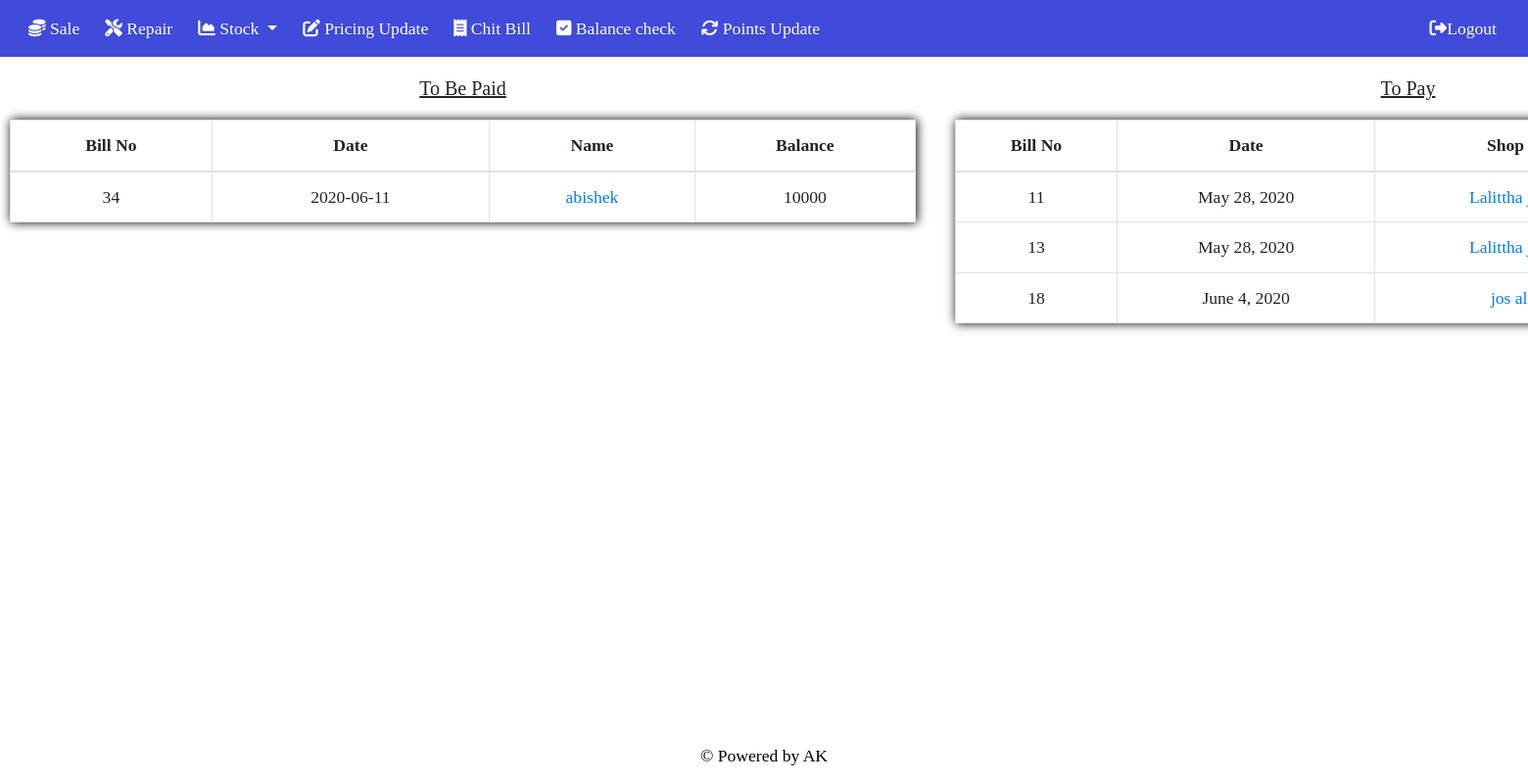
The page /shop/BalanceCheck/ (signed in) on the database its author committed.
### Myapp/models.py (models this page shows, shortened)
class BillingPayment(models.Model):
    user = models.ForeignKey(BillingItems,on_delete=models.CASCADE,null=True,blank=True)
    Cash = models.CharField(max_length=64,default="0")
    Card = models.CharField(max_length=64,default="xxxx")
    Card_Holder = models.CharField(max_length=64,default="xxxx")
    Card_Amount = models.CharField(max_length=64,default="0")
    Online_Transfer_UPI = models.CharField(max_length=64,default="xxxx")
    Online_Amount = models.CharField(max_length=64,default="0")
    Chit_No = models.CharField(max_length=16,default="0")
    Chit_Amount = models.CharField(max_length=64,default="0")
    GST_Tax = models.CharField(max_length=32,default="0.0",null=True,blank=True)
    CGST_Tax = models.CharField(max_length=32,default="0.0",null=True,blank=True)
    SGST_Tax = models.CharField(max_length=32,default="0.0",null=True,blank=True)
    IGST_Tax = models.CharField(max_length=32,default="0.0",null=True,blank=True)
    Balance = models.CharField(max_length=32,default="0",null=True,blank=True)
    Discount = models.CharField(max_length=8,default="0",null=True,blank=True)
    Advance = models.CharField(max_length=32,default="0",null=True,blank=True)
    Paid = models.CharField(max_length=16,default=0,null = True, blank= True)
    Total = models.CharField(max_length=64,default="0",null=True,blank=True)

class BillingItems(models.Model):
    user = models.ForeignKey(ShopCustomers,on_delete=models.PROTECT)
    Bill_No = models.CharField(max_length=1024,default="")
    Item_id = models.CharField(max_length=2048,default="[]",null=True,blank=True)
    Making_Charge = models.CharField(max_length=2048,default="[]",null=True,blank=True)
    Wastage = models.CharField(max_length=2048,default="[]",null=True,blank=True)
    Item_type = models.CharField(max_length=2048,default="[]",null=True,blank=True)
    Date = models.CharField(default = "",max_length=16)
    Total = models.CharField(max_length=2048,default="[]")
    Total_Amount_PreBill = models.CharField(max_length=64,default="0")

class ShopCustomers(models.Model):
    Name = models.CharField(max_length=64)
    PhoneNumber = models.CharField(max_length=15,unique=True,help_text="Phone Number")

class StockPaid(models.Model):
    Dealer = models.ForeignKey(StockAdd,on_delete=models.CASCADE,null = True, blank = True)
    Payment_Mode = models.CharField(choices=Payment_choices,max_length=16,default="Cash")
    Payment = models.CharField(max_length=1024,default="[]")
    Amount_Paid = models.CharField(max_length=1024,default="[]")
    Date_Paid = models.CharField(max_length=1024,default="[]")
    TotalBalance = models.CharField(max_length=16,default="0")

class StockAdd(models.Model):
    Stock_No = models.CharField(max_length=512,default="")
    Dealer_Name = models.CharField(max_length=32,default="")
    Metal_Type = models.CharField(choices=Item_Type,max_length=16,default="Gold")
    Nature = models.CharField(choices=Weight_choice,max_length=8,default="916")
    Weight = models.CharField(max_length=128,default="")
    Amount = models.CharField(max_length=32,default="")
    Date = models.DateField(default=date.today().strftime("%Y-%m-%d"))

### Myapp/views.py (the view)
# urls.py: url(r'^BalanceCheck/(?P<pk_ToBepaid>\d+)/To_Be_Paid/$',views.BalanceToBePaid,name="BalanceToBePaid"),
@login_required
def BalanceCheck(request):
    To_Be_Paid = models.BillingPayment.objects.all()
    To_Pay = models.StockPaid.objects.all()
    return render(request,"BalanceCheck/balance.html",{"d1":To_Be_Paid,"d2":To_Pay})

### Myapp/templates/BalanceCheck/balance.html (shortened to what this page needs)
{% extends "FirstApp/base.html" %}
{% block body-block %}
<div class="content" style="width: 1900px;">
    <div class="row">
        <div class="col-6">
            <div class="ToBePaidcontent">
                <div class="ToBePaidhead" style="text-align: center;">
                    <h5><u>To Be Paid</u></h5>
                </div>
                <div class="ToBePaidbody">
                    <table class="table table-bordered">
                        <thead>
                            <tr>
                                <th>Bill No</th>
                                <th>Date</th>
                                <th>Name</th>
                                <th>Balance</th>
                            </tr>
                        </thead>
                        <tbody>
                            {% for data in d1 %}
                                {% if data.Balance != "0" %}
                                    <tr>
                                        <td>{{data.user.Bill_No}}</td>
                                        <td>{{data.user.Date}}</td>
                                        <td><a href="{{data.user.Bill_No}}/To_Be_Paid">{{data.user.user.Name}}</a></td>
                                        <td>{{data.Balance}}</td>
                                    </tr>
                                {% endif %}
                            {% endfor %}
                        </tbody>
                    </table>
                </div>
            </div>
        </div>
        <div class="col-6">
            <div class="ToPaycontent">
                <div class="ToPayhead">
                    <h5><u>To Pay</u></h5>
                </div>
                <div class="ToPaybody">
                    <table class="table table-bordered">
                        <thead>
                            <tr>
                                <th>Bill No</th>
                                <th>Date</th>
                                <th>Shop Name</th>
                            </tr>
                        </thead>
                        <tbody>
                            {% for data in d2 %}
                                {% if data.TotalBalance != "0" %}
                                    <tr>
                                        <td>{{data.Dealer.Stock_No}}</td>
                                        <td>{{data.Dealer.Date}}</td>
                                        <td><a href="{{data.Dealer.id}}/ToPay">{{data.Dealer.Dealer_Name}}</a></td>
                                    </tr>
                                {% endif %}
                            {% endfor %}
                        </tbody>
                    </table>
                </div>
            </div>
        </div>
    </div>
</div>
{% endblock %}

### Myapp/templates/FirstApp/base.html (shortened to what this page needs)
{% load static %}
<!DOCTYPE html>
<html lang="en">
<head>
    <link rel="stylesheet" href="https://stackpath.bootstrapcdn.com/bootstrap/4.4.1/css/bootstrap.min.css">
  </head>
<body>
    <nav class="navbar navbar-expand-lg navbar-light" style="background-color:#404adb;">
        {% if user.is_authenticated %}
          <div class="collapse navbar-collapse" id="navbarNav">
            <ul class="navbar-nav">
              <li class="nav-item">
                <a class="nav-link" href="{% url 'jewel:Sale' %}" style="color: white;"><i class="fas fa-coins"></i> Sale</a>
              </li>
              <li class="nav-item">
                <a class="nav-link" href="{% url 'jewel:Repair' %}" style="color: white;"><i class="fas fa-tools"></i> Repair</a>
              </li>
              <li class="nav-item dropdown">
                  <a class="nav-link dropdown-toggle" href="#" id="navbarDropdown" role="button" data-toggle="dropdown" aria-haspopup="true" aria-expanded="false" style="color: white;">
                    <i class="fas fa-chart-area"></i> Stock
                  </a>
              </li>
              <li class="nav-item">
                  <a class="nav-link" href="{% url 'jewel:MP' %}" style="color: white;"><i class="fas fa-edit"></i> Pricing Update</a>
                </li>
              <li class="nav-item">
                <a class="nav-link" href="{% url 'jewel:ChitBillHome' %}" style="color: white;"><i class="fas fa-receipt"></i> Chit Bill</a>
              </li>
              <li class="nav-item">
                <a class="nav-link" href="{% url 'jewel:Balance' %}" style="color: white;"><i class="fas fa-check-square"></i> Balance check</a>
              </li>
              <li class="nav-item">
                <a class="nav-link" href="{% url 'jewel:PointsUpdate' %}" style="color: white;"><i class="fas fa-sync"></i> Points Update</a>
              </li>
            </ul>
          </div>
          <ul class="nav justify-content-end">
              <li class="nav-item">
                  <a class="nav-link" href="{% url 'logout' %}" style="color: white;"><i class="fas fa-sign-out-alt"></i>Logout</a>
                </li>
          </ul>
          {% endif %}
      </nav>
      {% block body-block %}
      {% endblock %}
      <div class="footer">
          <p>&copy; Powered by AK</p>
        </div>
</body>
</html>

### Myapp/templates/BalanceCheck/balance.html (style rules this page uses)
.ToBePaidcontent,.ToPaycontent { margin-top: 20px; text-align: center; margin-bottom: 50px; margin-left: 10px; }
.ToBePaidhead,.ToPayhead { margin-bottom:20px; }
.ToBePaidbody,.ToPaybody { box-shadow: black 1px 0px 10px; }

### rows shown on the page
BillingPayment: user.Bill_No "34", user.Date "2020-06-11", user.user.Name "abishek", Balance "10000"
StockPaid: Dealer.Stock_No "11", Dealer.Date "May 28, 2020", Dealer.Dealer_Name "Lalittha…"
StockPaid: Dealer.Stock_No "13", Dealer.Date "May 28, 2020", Dealer.Dealer_Name "Lalittha…"
StockPaid: Dealer.Stock_No "18", Dealer.Date "June 4, 2020", Dealer.Dealer_Name "jos…"
